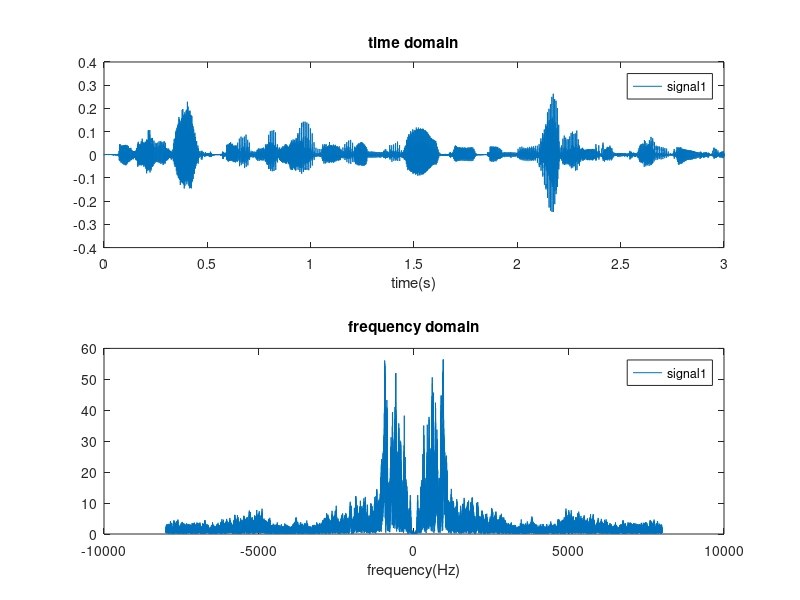

Write MATLAB code to recreate this figure. (Note: this script raises an error after producing the figure.)
clear all; close all;
%% Load data

load("Observation_wb.mat");                                         % load data

X = X ;                                          % 4-channel received signals
fs = fs;                                          % sample rate (Hz)
L=length(X(:,1));
dx=0.025;
J = 4;                                             % number of sensors                                        % inter-sensor distance in x direction (m)
dy = 0;                                            % sensor distance in y direction (m)
c = 340;                                           % sound velocity  (m)
n_source = 2;                                      % number of sources
Index = linspace(0,J-1,J);
p = (-(J-1)/2 + Index.') * [dx dy];                % sensor position

soundsc(real(X(:,1)),fs);
pause(3)
%% Plot waveform

subplot(2,1,1);
ts=(0:L-1)/fs;
plot(ts,real(X(:,1)))
title("time domain")
xlabel('time(s)')
legend('signal1')

subplot(2,1,2);
f=(-fs/2:fs/L:(-fs/2+fs/L*(L-1)));
plot(f,abs(fftshift(fft(X(:,1)))))
title("frequency domain")
xlabel('frequency(Hz)')
legend('signal1')
%% 
% STFT

window = 512;
noverlap = window/2;
nfft = 512;
stride=0.5;

[ss,fc]=doastft(X,window,noverlap,nfft,fs);
Pmusic=zeros(361,1);
for x=(1:window/2+1)
    Xr=squeeze(ss(x,:,:));
    f_c=fc(x);
    Pmusic=Pmusic+music(dx,Index,f_c,Xr,n_source,stride);
end
figure;
theta = -90:stride:90;
P_sm=nfft./Pmusic;
linspec = {'b-','LineWidth',2};
plot(theta, 10*log10(abs(P_sm)), linspec{:});
title('MUSIC pseudo power spectrum')
xlabel('Angle in [degrees]');
ylabel('Power spectrum in [dB]');
xlim([-90,90]);
P_middle = abs(P_sm(2:end-1));
P_front = abs(P_sm(1:end-2));
P_back = abs(P_sm(3:end));
logic_front = (P_middle - P_front)>0;
logic_back = (P_middle - P_back)>0;
logic = logic_front & logic_back;
P_middle(~logic) = min(P_middle);
P_local = [abs(P_sm(1));P_middle;abs(P_sm(end))];
[~,doa_Idx] = maxk(P_local,n_source);
doa = theta(doa_Idx);

for x=1:length(doa)
    disp(['The desired source',num2str(x),' DOA with MUSIC is: ',num2str(doa(x)),' deg']);
end
%% 
M_1 = audioread('Array_output_01.wav');
M_2 = audioread('Array_output_02.wav');
M_3 = audioread('Array_output_03.wav');
M_4 = audioread('Array_output_04.wav');
M = zeros(length(M_1),4);
M(:,1) = M_1;
M(:,2) = M_2;
M(:,3) = M_3;
M(:,4) = M_4;
LM = length(M(:,1));
dx=0.025;
J = 4;                                             % number of sensors                                        % inter-sensor distance in x direction (m)
dy = 0;                                            % sensor distance in y direction (m)
c = 340;                                           % sound velocity  (m)
n_source = 2;                                      % number of sources
Index = linspace(0,J-1,J);
p = (-(J-1)/2 + Index.') * [dx dy];                % sensor position
soundsc(real(M(:,1)),fs);
pause(10)
figure()
subplot(2,1,1);
ts=(0:LM-1)/fs;
plot(ts,real(M(:,1)))
title("time domain")
xlabel('time(s)')
legend('signal1')

subplot(2,1,2);
f=(-fs/2:fs/LM:(-fs/2+fs/LM*(LM-1)));
plot(f,abs(fftshift(fft(M(:,1)))))
title("frequency domain")
xlabel('frequency(Hz)')
legend('signal1')

window = 512;
noverlap = window/2;
nfft = 512;
stride=0.5;

[ss_1,fc_1]=doastft(M,window,noverlap,nfft,fs);
Pmusic=zeros(361,1);
for x=(1:window/2+1)
    Xr=squeeze(ss_1(x,:,:));
    f_c=fc_1(x);
    Pmusic=Pmusic+music(dx,Index,f_c,Xr,n_source,stride);
end
figure;
theta = -90:stride:90;
P_sm=nfft./Pmusic;
linspec = {'b-','LineWidth',2};
plot(theta, 10*log10(abs(P_sm)), linspec{:});
title('MUSIC pseudo power spectrum')
xlabel('Angle in [degrees]');
ylabel('Power spectrum in [dB]');
xlim([-90,90]);
P_middle = abs(P_sm(2:end-1));
P_front = abs(P_sm(1:end-2));
P_back = abs(P_sm(3:end));
logic_front = (P_middle - P_front)>0;
logic_back = (P_middle - P_back)>0;
logic = logic_front & logic_back;
P_middle(~logic) = min(P_middle);
P_local = [abs(P_sm(1));P_middle;abs(P_sm(end))];
[~,doa_Idx] = maxk(P_local,n_source);
doa = theta(doa_Idx);

for x=1:length(doa)
    disp(['The desired source',num2str(x),' DOA with MUSIC is: ',num2str(doa(x)),' deg']);
end




function [ss,fc]=doastft(X,window,overlap,nfft,fs)
    xlen=length(X);
    rown = ceil((1+nfft)/2);
    coln = 1+fix((xlen-window)/(window-overlap));
    ss = zeros(rown, coln,4);
    co=0;
    for i=1:(window-overlap):xlen-window+1
        xtw=X(i:i+window-1,:).*hamming(window);
        s=fft(xtw,nfft);
        co=co+1;
        ss(:,co,:)=s(1:rown,:);
    end
    fc=(0:rown-1)*fs/nfft;
end
function Pmusic=music(dx,Index,f_c,Xr,n_source,stride)
    J=4;
    L=size(Xr,1);
    c=340;
    theta = -90:stride:90;                                       % grid
    R_x = Xr'*Xr/L;                                                % autocorrelation estimate
    a_theta = exp(-2j*pi*(Index')*(dx*sin(theta*pi/180)) / (c/f_c));                  % steer vector
    % implement eigen-decomposition and obtain the pseudo spectrum
    [EV,D] = eig(R_x);
    EVA = diag(D);
    [~,ind] = sort(EVA);
    EV = EV(:,ind);
    Un = EV(:,1:J-n_source);                                        % noise subspace (columns are eigenvectors), size: J*(J-n_source)
    Pmusic = diag(a_theta'*(Un*Un')*a_theta); 
end